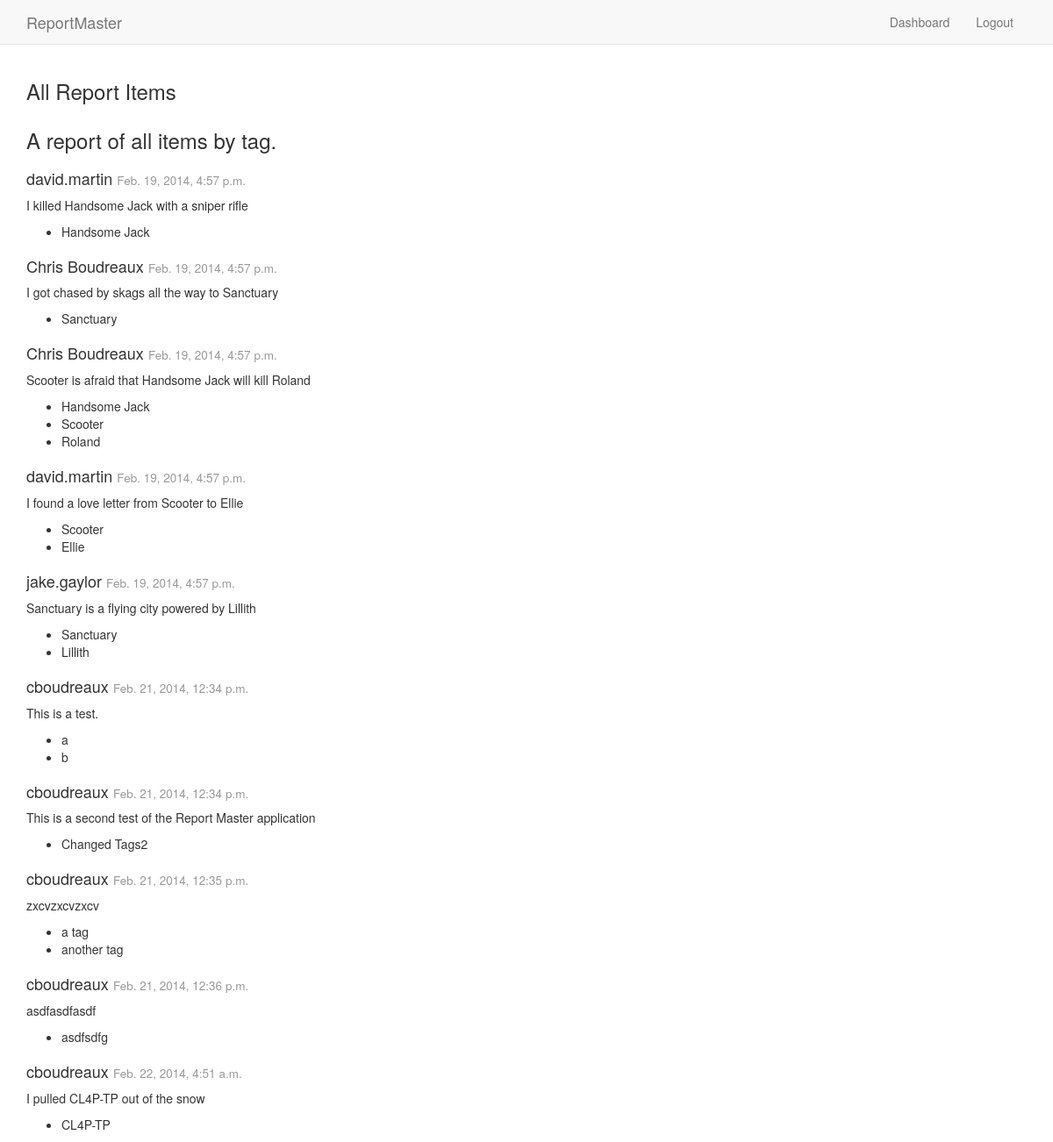
/reporting/report/view/7/ (signed in), run on the app's committed database.
### reporting/models.py (models this page shows, shortened)
class Report(models.Model):
	created_at = models.DateTimeField(auto_now_add=True)
	created_by = models.ForeignKey(IDLUser)
	report_items = models.ManyToManyField(ReportItem)
	description = models.TextField('Description')
	name = models.CharField(max_length=200)

class ReportItem(models.Model):
	created_at = models.DateTimeField(auto_now_add=True)
	created_by = models.ForeignKey(IDLUser)
	content = models.TextField()
	tags = TaggableManager(blank=True)
	last_modified = models.DateTimeField(auto_now=True)

### reporting/views.py (the view)
# urls.py: url(r'^report/view/(?P<pk>\d+)/$', views.view_report, name='view_report'),
@login_required(login_url='/login/')
def view_report(request, pk):
	report = Report.objects.get(pk=int(pk))
	data = {
		'report': report,
		'report_items': report.report_items.all().order_by('created_at')
	}
	return render_to_response('reporting/view_report.html', data, context_instance=RequestContext(request))

### reporting/models.py (called while the page is built)
	def name(self):
		if self.first_name != "" and self.last_name != "":
			return " ".join([self.first_name, self.last_name])
		else:
			return self.username

### reporting/templates/reporting/view_report.html (shortened to what this page needs)
{% load staticfiles %}
<!doctype html>
<html>
	<head>
		<link rel="stylesheet" type="text/css" href="{% static 'reporting/bootstrap/css/bootstrap.min.css' %}" />
	</head>
	<body>
		<nav class="navbar navbar-default navbar-static-top" role="navigation">
	 		<div class="container">
	 			<ul class="nav navbar-nav pull-left">
					<li><a class="navbar-brand" href"#">ReportMaster</a></li>
				</ul>
				<ul class="nav navbar-nav pull-right">
					<li><a href="{% url 'reporting:index' %}"> Dashboard </a></li>
      				<li><a href="{% url 'logout' %}"> Logout </a></li>
				</ul>
			</div>
		</nav>
		<div class="container">
			<div class="row">
				<div class="col-md-12">
					<h3>
						{{report.name}}
					</h3>
				</div>
				<div class="col-md-12">
					<h3>
						{{report.description}}
					</h3>
				</div>
			</div>
			{% for item in report_items %}
			<div class="row">
				<div class="col-md-12">
					<h4>
						{{item.created_by.name}}
						<small>{{item.created_at}}</small>
					</h4>
					<p>{{item.content}}</p>
						<ul>
							{% for tag in item.tags.all%}
								<li>
									{{tag.name}}
								</li>
							{% endfor %}
						</ul>
				</div>
			</div>
			{% endfor %}
		</div>
	</body>
</html>

### data on the page
Report: name "All Report Items", description "A report of all items by tag."
ReportItem: created_by.name "david.martin", created_at "Feb. 19, 2014, 4:57 p.m.", content "I killed Handsome Jack with a sniper rifle"
Tag: name "Handsome Jack"
ReportItem: created_by.name "Chris Boudreaux", created_at "Feb. 19, 2014, 4:57 p.m.", content "I got chased by skags all the way to Sanctuary"
Tag: name "Sanctuary"
ReportItem: created_by.name "Chris Boudreaux", created_at "Feb. 19, 2014, 4:57 p.m.", content "Scooter is afraid that Handsome Jack will kill Roland"
Tag: name "Scooter"
Tag: name "Roland"
ReportItem: created_by.name "david.martin", created_at "Feb. 19, 2014, 4:57 p.m.", content "I found a love letter from Scooter to Ellie"
Tag: name "Ellie"
ReportItem: created_by.name "jake.gaylor", created_at "Feb. 19, 2014, 4:57 p.m.", content "Sanctuary is a flying city powered by Lillith"
Tag: name "Lillith"
ReportItem: created_by.name "cboudreaux", created_at "Feb. 21, 2014, 12:34 p.m.", content "This is a test."
Tag: name "a"
Tag: name "b"
ReportItem: created_by.name "cboudreaux", created_at "Feb. 21, 2014, 12:34 p.m.", content "This is a second test of the Report Master application"
Tag: name "Changed Tags2"
ReportItem: created_by.name "cboudreaux", created_at "Feb. 21, 2014, 12:35 p.m.", content "zxcvzxcvzxcv"
Tag: name "a tag"
Tag: name "another tag"
ReportItem: created_by.name "cboudreaux", created_at "Feb. 21, 2014, 12:36 p.m.", content "asdfasdfasdf"
Tag: name "asdfsdfg"
ReportItem: created_by.name "cboudreaux", created_at "Feb. 22, 2014, 4:51 a.m.", content "I pulled CL4P-TP out of the snow"
Tag: name "CL4P-TP"
